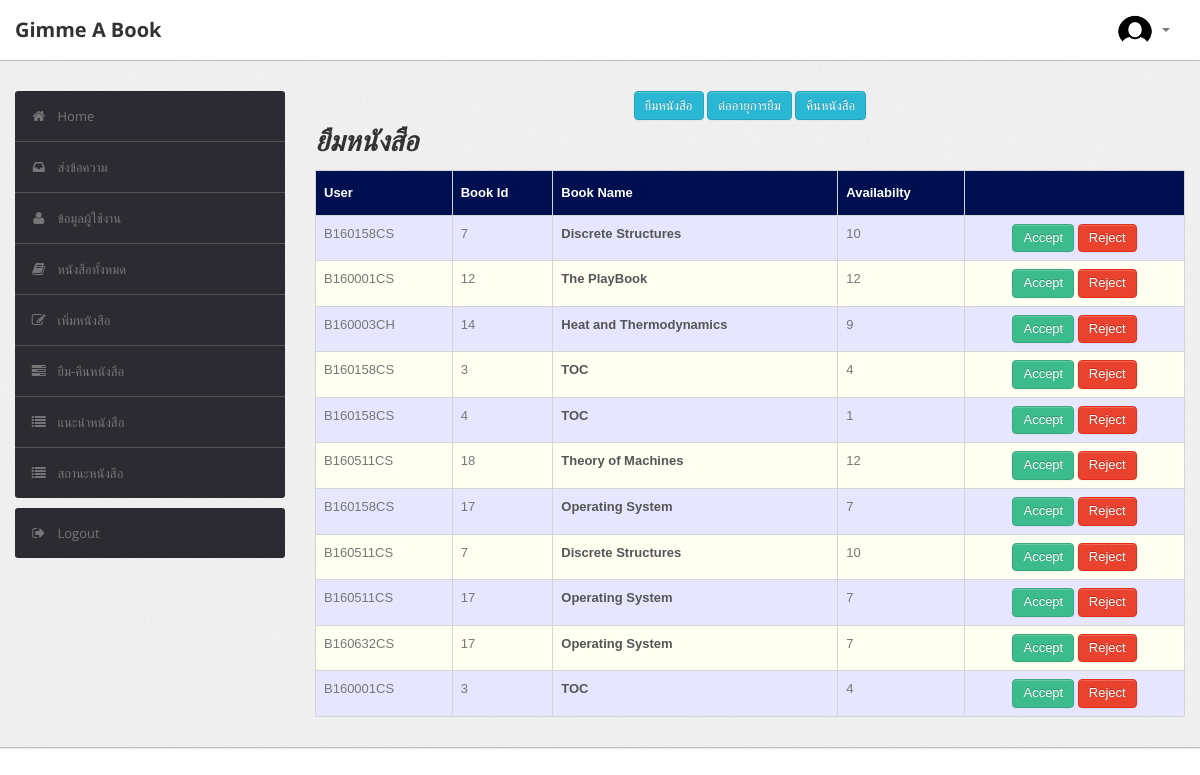
The page /admin/issue_requests.php (signed in) on the database its author committed.
### tables this page shows
CREATE TABLE `record` (
  `RollNo` varchar(50) NOT NULL,
  `BookId` int(10) NOT NULL,
  `Date_of_Issue` date DEFAULT NULL,
  `Due_Date` date DEFAULT NULL,
  `Date_of_Return` date DEFAULT NULL,
  `Dues` int(10) DEFAULT NULL,
  `Renewals_left` int(10) DEFAULT NULL,
  `Time` time DEFAULT NULL,
  PRIMARY KEY (`RollNo`,`BookId`),
  KEY `BookId` (`BookId`),
  CONSTRAINT `record_ibfk_1` FOREIGN KEY (`RollNo`) REFERENCES `user` (`RollNo`),
  CONSTRAINT `record_ibfk_2` FOREIGN KEY (`BookId`) REFERENCES `book` (`BookId`)
);

CREATE TABLE `book` (
  `BookId` int(10) NOT NULL AUTO_INCREMENT,
  `Title` varchar(50) DEFAULT NULL,
  `Publisher` varchar(50) DEFAULT NULL,
  `Year` varchar(50) DEFAULT NULL,
  `Availability` int(5) DEFAULT NULL,
  PRIMARY KEY (`BookId`)
);

### admin/issue_requests.php (the view, shortened to what this page needs)
<?php
require('dbconn.php');
?>
<?php
if ($_SESSION['RollNo']) {
    ?>
<!DOCTYPE html>
<html lang="en">
    <head>
        <link type="text/css" href="bootstrap/css/bootstrap.min.css" rel="stylesheet">
        <link type="text/css" href="bootstrap/css/bootstrap-responsive.min.css" rel="stylesheet">
        <link type="text/css" href="css/theme.css" rel="stylesheet">
        <link type="text/css" href="images/icons/css/font-awesome.css" rel="stylesheet">
    </head>
    <body>
        <div class="navbar navbar-fixed-top">
            <div class="navbar-inner">
                <div class="container">
                        <a class="brand" href="index.php">Gimme A Book </a>
                    <div class="nav-collapse collapse navbar-inverse-collapse">
                        <ul class="nav pull-right">
                            <li class="nav-user dropdown"><a href="#" class="dropdown-toggle" data-toggle="dropdown">
                                <img src="images/profile.png" class="nav-avatar" />
                                <b class="caret"></b></a>
                            </li>
                        </ul>
                    </div>
                </div>
            </div>
        </div>
        <div class="wrapper">
            <div class="container">
                <div class="row">
                    <div class="span3">
                        <div class="sidebar">
                            <ul class="widget widget-menu unstyled">
                                <li class="active"><a href="index.php"><i class="menu-icon icon-home"></i>Home
                                </a></li>
                                 <li><a href="message.php"><i class="menu-icon icon-inbox"></i>ส่งข้อความ</a>
                                </li>
                                <li><a href="student.php"><i class="menu-icon icon-user"></i>ข้อมูลผู้ใช้งาน </a>
                                </li>
                                <li><a href="book.php"><i class="menu-icon icon-book"></i>หนังสือทั้งหมด </a></li>
                                <li><a href="addbook.php"><i class="menu-icon icon-edit"></i>เพิ่มหนังสือ </a></li>
                                <li><a href="requests.php"><i class="menu-icon icon-tasks"></i>ยืม-คืนหนังสือ</a></li>
                                <li><a href="recommendations.php"><i class="menu-icon icon-list"></i>แนะนำหนังสือ </a></li>
                                <li><a href="current.php"><i class="menu-icon icon-list"></i>สถานะหนังสือ</a></li>
                            </ul>
                            <ul class="widget widget-menu unstyled">
                                <li><a href="logout.php"><i class="menu-icon icon-signout"></i>Logout </a></li>
                            </ul>
                        </div>
                    </div>
                    <div class="span9">
                        <center>
                        <a href="issue_requests.php" class="btn btn-info">ยืมหนังสือ</a>
                        <a href="renew_requests.php" class="btn btn-info">ต่ออายุการยืม</a>
                        <a href="return_requests.php" class="btn btn-info">คืนหนังสือ</a>
                        </center>
                        <h1><i>ยืมหนังสือ</i></h1>
                        <table class="table" id = "tables">
                                  <thead>
                                    <tr>
                                      <th>User</th>
                                      <th>Book Id</th>
                                      <th>Book Name</th>
                                      <th>Availabilty</th>
                                      <th></th>
                                    </tr>
                                  </thead>
                                  <tbody>
                                    <?php
                            $sql="select * from LMS.record,LMS.book where Date_of_Issue is NULL and record.BookId=book.BookId order by Time";
                            $result=$conn->query($sql);
                            while($row=$result->fetch_assoc())
                            {
                                $bookid=$row['BookId'];
                                $rollno=$row['RollNo'];
                                $name=$row['Title'];
                                $avail=$row['Availability'];
                            ?>
                                    <tr>
                                      <td><?php echo strtoupper($rollno) ?></td>
                                      <td><?php echo $bookid ?></td>
                                      <td><b><?php echo $name ?></b></td>
                                      <td><?php echo $avail ?></td>
                                      <td><center>
                                        <?php
                                        if($avail > 0)
                                        {echo "<a href=\"accept.php?id1=".$bookid."&id2=".$rollno."\" class=\"btn btn-success\">Accept</a>";}
                                         ?>
                                        <a href="reject.php?id1=<?php echo $bookid ?>&id2=<?php echo $rollno ?>" class="btn btn-danger">Reject</a>
                                    </center></td>
                                    </tr>
                               <?php } ?>
                               </tbody>
                                </table>
                            </div>
                </div>
            </div>
        </div>
<div class="footer"></div>
    </body>
</html>
<?php }
else {
    echo "<script type='text/javascript'>alert('ปฏิเสธการเข้าใช้!!!')</script>";
} ?>

### admin/css/theme.css (style rules this page uses)
#tables { font-family: "Trebuchet MS", Arial, Helvetica, sans-serif; border-collapse: collapse; width: 100%; }
#tables td, #tables th { border: 1px solid #ddd; padding: 8px; }
#tables tr:nth-child(even) { background-color: #fffff2; }
#tables tr:nth-child(odd) { background-color: #e6e6ff; }
#tables th { padding-top: 12px; padding-bottom: 12px; text-align: left; background-color: #000F50; color: white; }
body { font-size: 13px; font-family: 'Open Sans', Arial, sans-serif; background: #fff; color: #777 }
h1, h2, h3, h4, h5, h6 { color: #333; margin-top: 0 }
h1 { font-size: 28px }
strong, b { color: #555 }
.wrapper { background: url(../images/bg.png) #eee; border-bottom: 1px solid #bbb; -webkit-box-shadow: 0 1px 2px rgba(0,0,0,0.1); -moz-box-shadow: 0 1px 2px rgba(0,0,0,0.1); box-shadow: 0 1px 2px rgba(0,0,0,0.1); padding: 30px 0 }
.footer { color: #999; padding: 30px 0 60px }
body [class^="icon-"], body [class*=" icon-"] { font-size: 14px; line-height: 20px; height: 20px }
.navbar { position: static!important; margin: 0!important }
.navbar .navbar-inner { background: #fff; border-bottom: 1px solid #bbb; -webkit-box-shadow: 0 1px 2px rgba(0,0,0,0.15); -moz-box-shadow: 0 1px 2px rgba(0,0,0,0.15); box-shadow: 0 1px 2px rgba(0,0,0,0.15) }
.navbar .brand { color: #333; font-weight: bold; font-size: 20px; margin-right: 20px; padding: 20px }
.navbar .nav>li>a { padding: 20px 15px; font-weight: bold; color: #777 }
.nav-user>a { height: 20px }
.nav-avatar { width: 34px; height: 34px; margin: -7px 5px 0 0; -webkit-border-radius: 50%; -moz-border-radius: 50%; border-radius: 50% }
.btn, .btn-box { -webkit-border-radius: 3px; -moz-border-radius: 3px; border-radius: 3px }
.btn { font-size: 13px; font-weight: 600 }
.btn { display: inline-block; margin-bottom: 0; font-weight: 400; text-align: center; vertical-align: middle; cursor: pointer; background-image: none; border: 1px solid transparent; white-space: nowrap; padding: 4px 10px; font-size: 13px; line-height: 1.42857; border-radius: 4px; -webkit-user-select: none; -moz-user-select: none; -ms-user-select: none; user-select: none }
.btn-success { color: #fff; background-color: #3cbc8d; border-color: #36a97f }
.btn-info { color: #fff; background-color: #29b7d3; border-color: #25a4be }
.btn-danger { color: #fff; background-color: #e9422e; border-color: #e52e18 }
.table { margin-bottom: 0 }
.table th, .table td { border-color: #d5d5d5!important }
.widget-menu { background: #fff; -webkit-border-radius: 3px; -moz-border-radius: 3px; border-radius: 3px; overflow: hidden }
.widget-menu a { color: #555; display: block; line-height: 20px; padding: 15px; text-decoration: none!important }
.widget-menu .menu-icon { margin-right: 10px; color: #767676; -webkit-transition: all .2s ease-in-out; -moz-transition: all .2s ease-in-out; transition: all .2s ease-in-out; }
.widget-menu>li+li { border-top: 1px solid #555 }
.widget-menu>li>a { background-color: #2d2b32; color: #767676; -webkit-transition: all .2s ease-in-out; -moz-transition: all .2s ease-in-out; transition: all .2s ease-in-out; }

### rows shown on the page
record: RollNo "B160158CS", BookId.BookId "7", BookId.Title "Discrete Structures", BookId.Availability "10"
record: RollNo "B160001CS", BookId.BookId "12", BookId.Title "The PlayBook", BookId.Availability "12"
record: RollNo "B160003CH", BookId.BookId "14", BookId.Title "Heat and Thermodynamics", BookId.Availability "9"
record: RollNo "B160158CS", BookId.BookId "3", BookId.Title "TOC", BookId.Availability "4"
record: RollNo "B160158CS", BookId.BookId "4", BookId.Title "TOC", BookId.Availability "1"
record: RollNo "B160511CS", BookId.BookId "18", BookId.Title "Theory of Machines", BookId.Availability "12"
record: RollNo "B160158CS", BookId.BookId "17", BookId.Title "Operating System", BookId.Availability "7"
record: RollNo "B160511CS", BookId.BookId "7", BookId.Title "Discrete Structures", BookId.Availability "10"
record: RollNo "B160511CS", BookId.BookId "17", BookId.Title "Operating System", BookId.Availability "7"
record: RollNo "B160632CS", BookId.BookId "17", BookId.Title "Operating System", BookId.Availability "7"
record: RollNo "B160001CS", BookId.BookId "3", BookId.Title "TOC", BookId.Availability "4"
